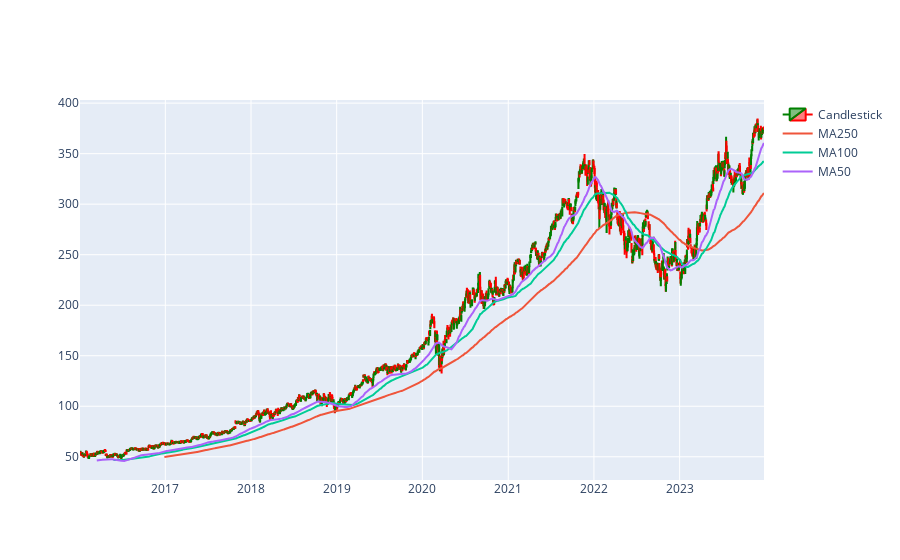

Notebook source saved alongside this figure:
### Code cell
fig = go.Figure(data=[go.Candlestick(x=df_MSFT.index,
                open=df_MSFT['Open'],
                high=df_MSFT['High'],
                low=df_MSFT['Low'],
                close=df_MSFT['Close'],
                increasing_line_color='green',
                decreasing_line_color='red',
                name='Candlestick'),
                go.Scatter(x=df_MSFT.index, y=df_MSFT['MA250'], name='MA250'),
                go.Scatter(x=df_MSFT.index, y=df_MSFT['MA100'], name='MA100'),
                go.Scatter(x=df_MSFT.index, y=df_MSFT['MA50'], name='MA50')])

fig.update_layout(xaxis_rangeslider_visible=False)
fig.show()

### Figure 1 — Plotly figure (JSON) as saved in the notebook; plotly's stock layout.template omitted (floating-point values rounded to 4 significant figures; data arrays with more than 128 entries replaced by an {"elided": "..."} marker saying what was removed)
{"data": [{"close": {"elided": "2009 float values"}, "decreasing": {"line": {"color": "red"}}, "high": {"elided": "2009 float values"}, "increasing": {"line": {"color": "green"}}, "low": {"elided": "2009 float values"}, "name": "Candlestick", "open": {"elided": "2009 float values"}, "type": "candlestick", "x": {"elided": "2009 str values"}}, {"name": "MA250", "type": "scatter", "x": {"elided": "2009 str values"}, "y": {"elided": "2009 float values"}}, {"name": "MA100", "type": "scatter", "x": {"elided": "2009 str values"}, "y": {"elided": "2009 float values"}}, {"name": "MA50", "type": "scatter", "x": {"elided": "2009 str values"}, "y": {"elided": "2009 float values"}}], "layout": {"xaxis": {"rangeslider": {"visible": false}}}}
